Frame 1 (no input): blank canvas, image omitted
Frame 60 (the mouse pressed at the canvas centre just before this capture): blank canvas, image omitted
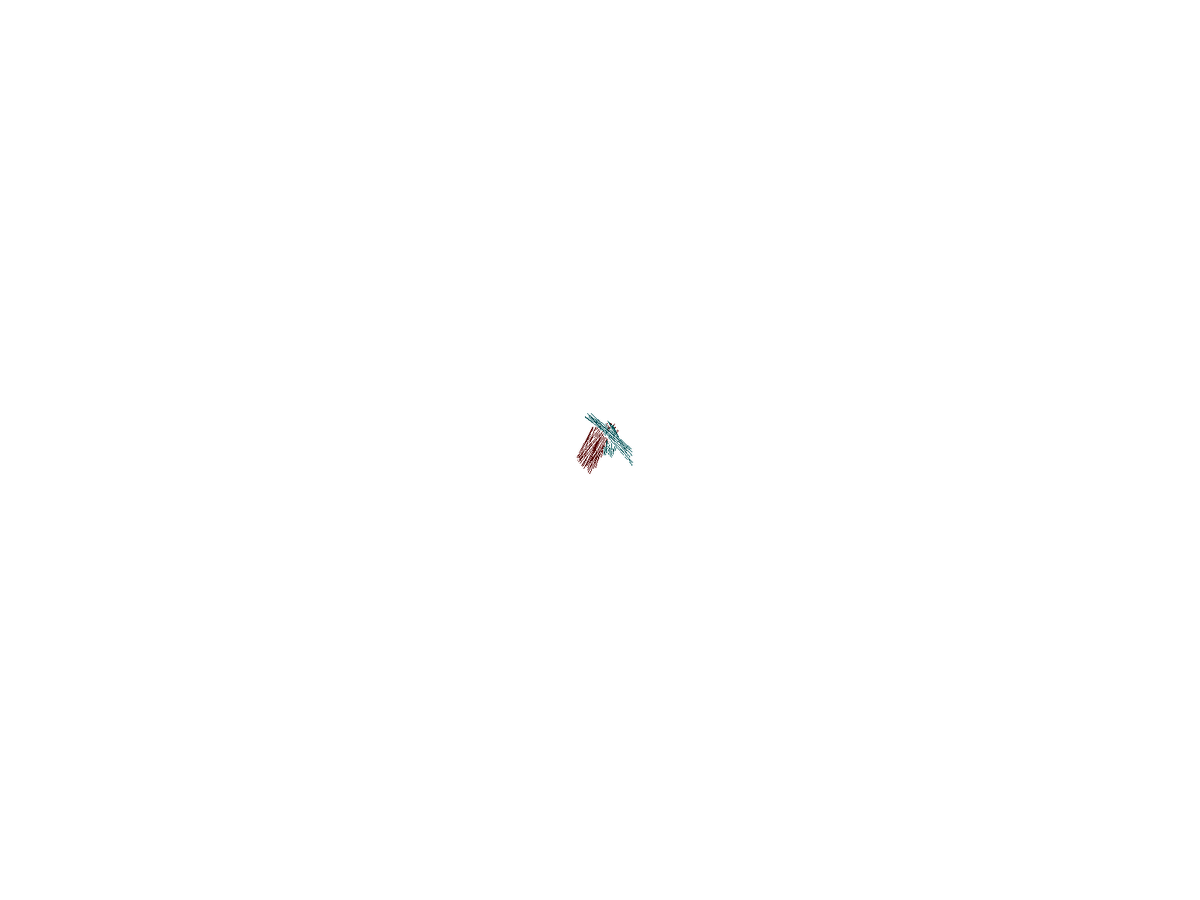
Frame 120 (the mouse held since frame 60 and released just before this capture)

The Processing sketch whose frames 1 and 60 were blank and that drew this single picture after the mouse press (run headless with seeded random() and noise(); from frame 60 on, the mouse is pressed at the canvas centre):

// Processing sketch: lec5_230924a_wanderingLines
// ── lec5_230924a_wanderingLines.pde
// A demonstration of motion for a kind of "screensaver" for my students
// This program has four points randomly moving, and
// draws two lines between them. Their colors slowly change over time.
// — mrfb 20230924

PVector A, B, C, D;
float ABhue, CDhue;

void setup(){
  fullScreen();
  background(255);
  
  A = new PVector(0, 0);
  B = new PVector(0, 0);
  C = new PVector(0, 0);
  D = new PVector(0, 0);
  
  colorMode(HSB, 360, 1, 1);
  
  // this is a hue on the color wheel for the AB line and the CD line
  ABhue = 0;
  CDhue = 180;
  
  // I've turned off smoothing because I think it looks more interesting.
  noSmooth();
}

void draw(){
  // our origin point is the center of the screen
  translate(width/2, height/2);
  
  // draw a white line just to the left first
  stroke(#FFFFFF);
  line(A.x - 1, A.y, B.x - 1, B.y);
  line(C.x - 1, C.y, D.x - 1, D.y);
  
  // then draw a line at our actual point
  // the color of the lines will randomly walk the color wheel
  float hueWanderlust = 0.05;
  ABhue += random(hueWanderlust);
  ABhue %= 360;
  CDhue += random(hueWanderlust);
  CDhue %= 360;
  
  // set the pen color, draw the line
  // these are saturated, but dark colors
  // that look vaguely ballpoint pen-y
  stroke(ABhue, 1.00, 0.35);
  line(A.x, A.y, B.x, B.y);
  stroke(CDhue, 1.00, 0.35);
  line(C.x, C.y, D.x, D.y);
  
  // random walk each point
  // we can control a lot about the general character of the
  // drawing by changing these scalar values--these cause points
  // to favor or disfavor moving in a particular direction
  float wanderlust = height / 256;
  println("wanderlust: " + wanderlust);
  A.x += random(wanderlust * -1.0, wanderlust * 1.0);
  A.y += random(wanderlust * -1.0, wanderlust * 1.0);
  B.x += random(wanderlust * -1.0, wanderlust * 1.0);
  B.y += random(wanderlust * -1.0, wanderlust * 1.0);
  C.x += random(wanderlust * -1.0, wanderlust * 1.0);
  C.y += random(wanderlust * -1.0, wanderlust * 1.0);
  D.x += random(wanderlust * -1.0, wanderlust * 1.0);
  D.y += random(wanderlust * -1.0, wanderlust * 1.0);
  
  // snap back to the center line if the points go off-canvas
  A.x %= width/2;
  A.y %= height/2;
  B.x %= width/2;
  B.y %= height/2;
  C.x %= width/2;
  C.y %= height/2;
  D.x %= width/2;
  D.y %= height/2;
  
}
